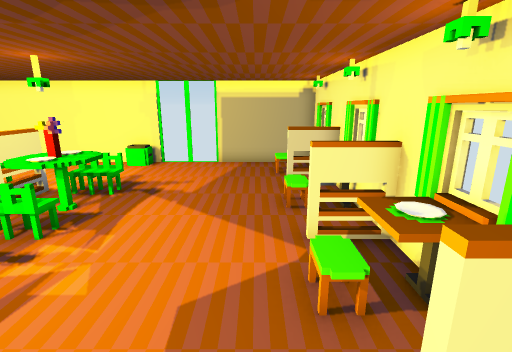
View 1 (above)

13 first-person views from a walk through a Unity game level. The camera is 1.3 m above the floor, tilts 14° down and sees 85° across. The floor is counted in squares, 0.5 m on a side. Each view is taken from the middle of a square. On the plan, view 1 faces up. The plan holds only what a view shows up to about 19 squares ahead; the rest is blank. The place goes on beyond the plan. The player is left out. Some animated figures are not drawn.

View 2
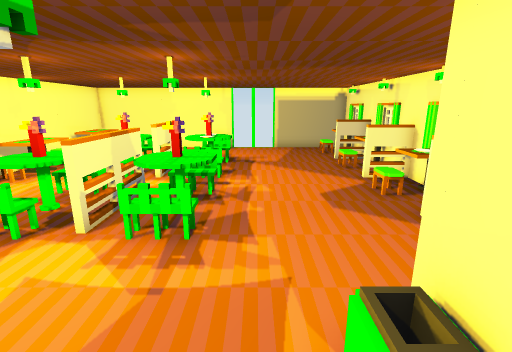

View 3
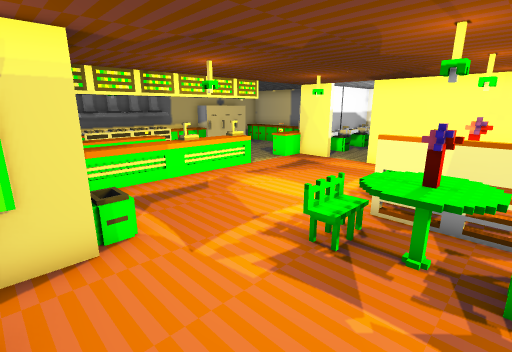

View 4
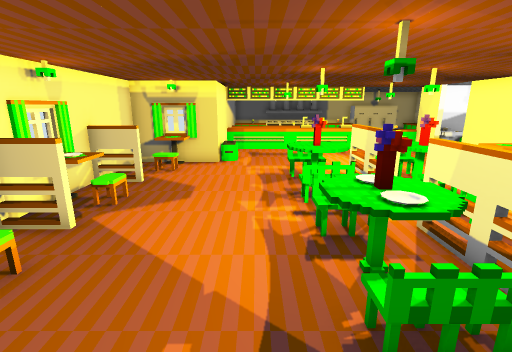

View 5
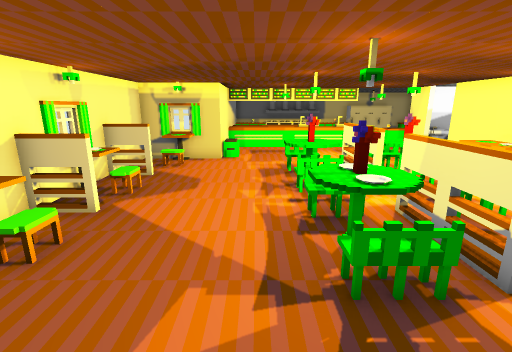

View 6
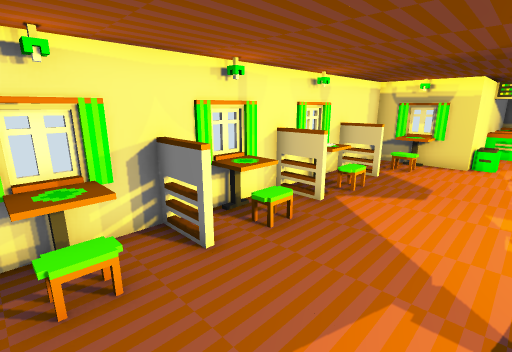

View 7
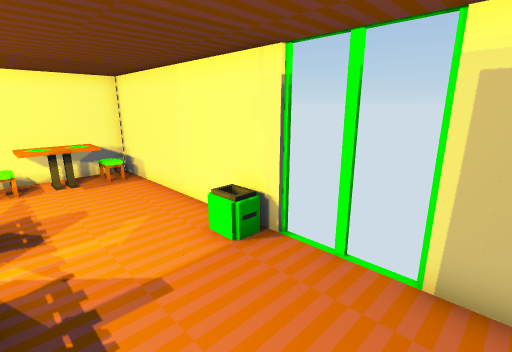

View 8
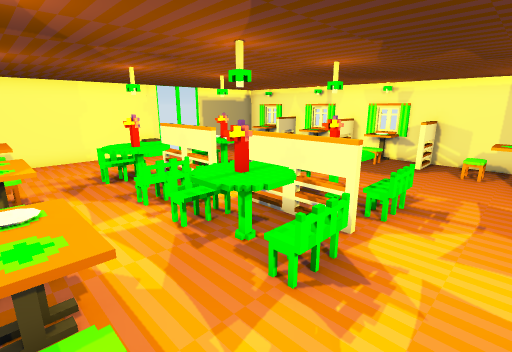

View 9
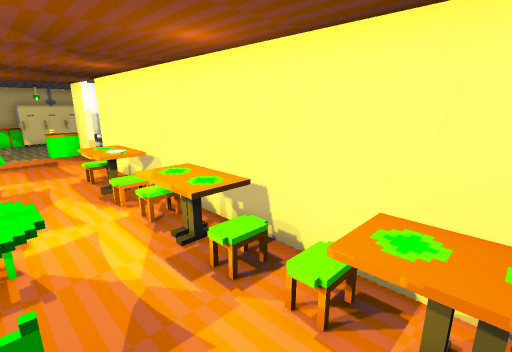

View 10
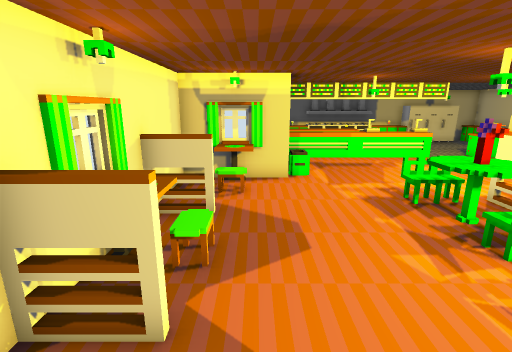

View 11
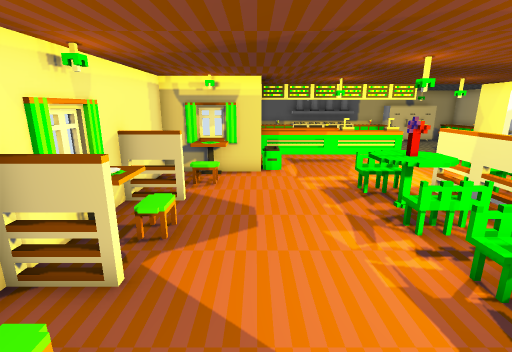

View 12
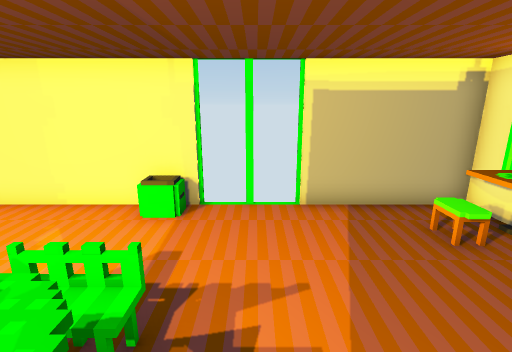

View 13
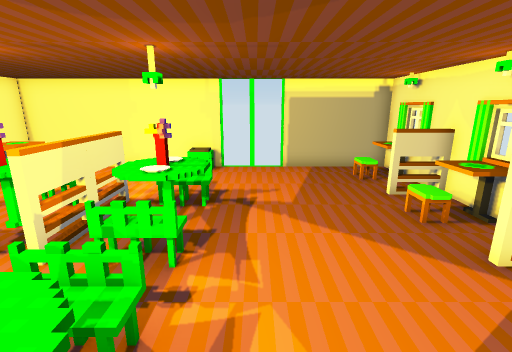

### Floor plan
Key: @ floor where view 1 was taken; # wall or solid block; x gap in a wall; . floor; = window, fence, low wall or low ledge; T thing the floor can be seen under or through; L lamp; M monitor; O other object.
Columns run from 13 left of view 1 to 3 right of it. Each row starts with its distance up from view 1.
 13  ########  x###
 12  ##........... ##
 11  ##........... ##
 10 ###............##
  9 # ..T .TT#....###
  8 #  .TTTTT#.... ##
  7 ### TTTTT=.... ##
  6 #   TTTT##......#
  5         ##....#=#
  4         ##....###
  3        ###.... ##
  2 #TT #####=....#
  1 #TT.######....#
  0 # ..##.###...@#
 -1 #............##
 -2 #...........###
 -3 #..O.....L. #
 -4 #...........#
 -5 #...........#
 -6 ##..M#MMM#MM#
 -7 ## .#########

Where each view was taken, in squares from view 1:
view 1: 0 up, 0 right, facing up
view 2: 5 down, 3 left, facing up
view 3: 3 up, 0 right, facing down-left
view 4: 11 up, 3 left, facing down
view 5: 12 up, 3 left, facing down
view 6: 12 up, 3 left, facing down-right
view 7: 9 up, 1 left, facing up-left
view 8: 2 down, 12 left, facing up-right
view 9: 11 up, 9 left, facing down-left
view 10: 8 up, 0 right, facing down
view 11: 9 up, 1 left, facing down
view 12: 6 up, 3 left, facing up
view 13: 1 up, 3 left, facing up
